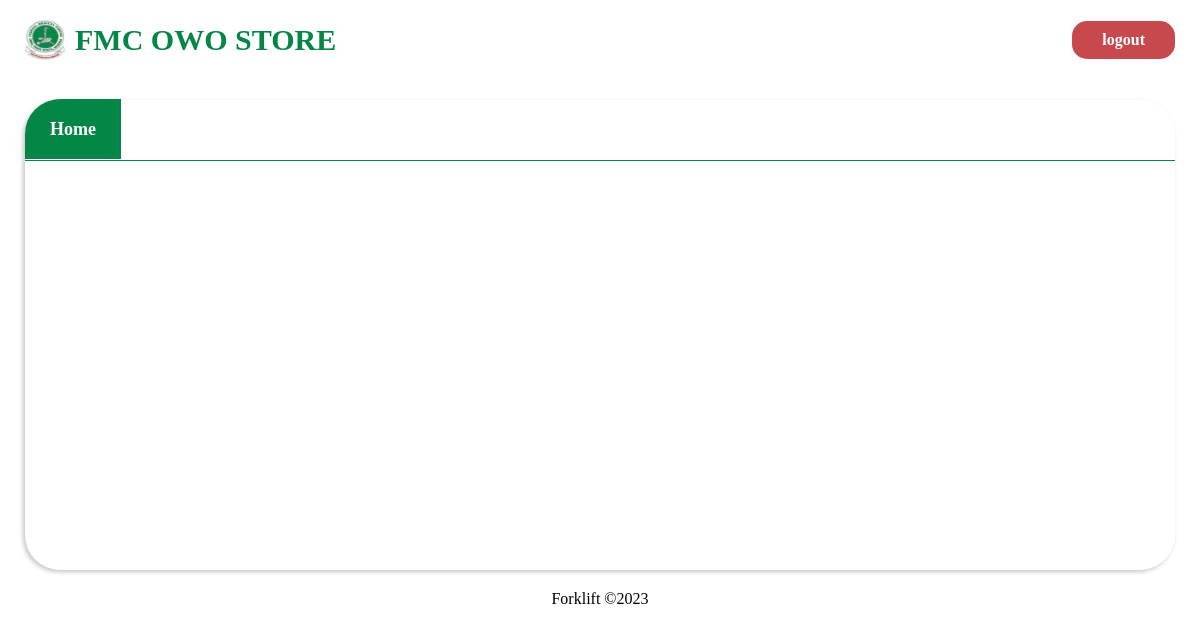
The page /outofstock/ (signed in) on the database as committed earlier.
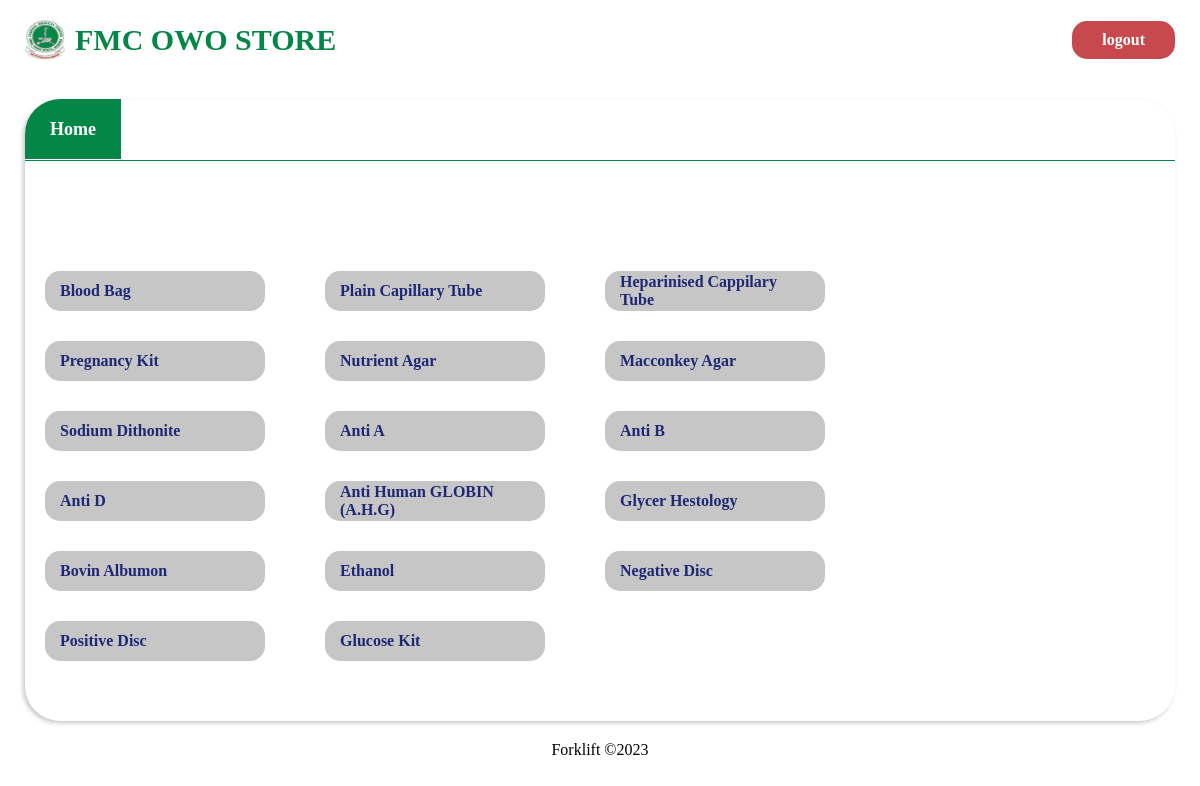
The same page on the database as committed later.
### store/models.py (models this page shows, shortened)
class Items(models.Model):
    item_id = models.UUIDField(
        primary_key=True,
        editable=False)
    item_name = models.CharField(max_length=500)
    amount = models.DecimalField(max_digits=15, decimal_places=1, default=0.0)
    unit_issue = models.CharField(max_length=200, null=True, blank=True)
    unit_rate = models.DecimalField(
        max_digits=15, decimal_places=1, default=0.0)
    slug = models.SlugField(max_length=2000, null=True, blank=True)

### store/views.py (the view)
# urls.py: path('outofstock/', views.outOfStock, name='outofstock'),
@login_required
def outOfStock(request):
    items = Items.objects.all()
    items = items.filter(amount__lt=11)
    arr = [item.item_name for item in items]
    return render(request, 'base.html', {"names": arr})

### templates/base.html (shortened to what this page needs)
{% load static %}
<!DOCTYPE html>
<html lang="en">
<head>
    <link href="{% static './css/department.css' %}" rel="stylesheet">
</head>
<body>
    <header>
        <a href="{% url 'store:index' %}" class="header_wrapper">
            <img src="{% static './assets/fmc_owo_logo.jpg' %}" alt="">
            <h1>FMC OWO STORE</h1>
        </a>
        {% if user.is_authenticated %}
        <span class="logout"><a href="{% url 'store:logout' %}">logout</a></span>
        {% else %}
        <span class="login"><a href="{% url 'store:login' %}">login</a></span>
        {% endif %}
    </header>
    <main>
        <section class="hero">
            <div class="dept_nav">
                <a href="/"><span class="active1">Home</span></a>
            </div>
            <div class="card_wrapper">
                <div class="items_wrapper">
                    {% for name in names %}
                    <div class="card">
                        <span>{{name}}</span>
                    </div>
                    {% endfor %}
                </div>
            </div>
        </section>
    </main>
    <footer>
        <Span>Forklift &copy2023</Span>
    </footer>
</body>
</html>

### static/css/department.css (style rules this page uses)
* { margin: 0; }
header { padding: 20px 25px; display: flex; flex-direction: row; justify-content: space-between; align-items: center; }
header .header_wrapper { display: flex; flex-direction: row; align-items: center; text-decoration: none; }
header .header_wrapper img { width: 40px; height: 40px; }
header .header_wrapper h1 { font-size: 30px; font-weight: 900; color: rgb(4, 134, 70); margin-left: 10px; }
header span { background-color: rgb(4, 134, 70); padding: 10px 30px; border-radius: 15px; transition: all 0.3s ease; }
header span.logout { background-color: rgb(199, 73, 78); }
header span a { text-decoration: none; color: white; font-size: 16px; font-weight: 700; }
main { display: flex; flex-direction: row; justify-content: space-between; padding: 20px 25px; }
section.hero { width: 100%; min-height: 460px; border-radius: 35px; padding-bottom: 10px; box-shadow: -2px 2px 4px #AAAA; }
section.hero .dept_nav { border-bottom: 1px solid rgb(4, 134, 70); padding: 19px 0px 20px 0px; }
section.hero .dept_nav a span { padding: 20px 25px; color: #AAAA; font-size: 18px; font-weight: 700; }
section.hero .dept_nav a { text-decoration: none; color: #AAAA; }
section.hero .dept_nav a span.active1 { border-top-left-radius: 35px; background-color: rgb(4, 134, 70); color: white; }
section.hero .card_wrapper { padding: 20px 20px; }
section.hero .card_wrapper .items_wrapper { display: flex; flex-wrap: wrap; flex-direction: row; margin-top: 90px; }
section.hero .card_wrapper .items_wrapper .card { width: 190px; height: 20px; padding: 10px 15px; background-color: #AAAA; border-radius: 15px; margin-right: 60px; margin-bottom: 30px; display: flex; flex-direction: row; justify-content: space-between; align-items: center; }
section.hero .card_wrapper .items_wrapper .card span { color: #1E2875; font-size: 16px; font-weight: 700; }
footer { text-align: center; }

Rows that differ between the two databases and show on the page:
added Items: names "Blood Bag"
added Items: names "Plain Capillary Tube"
added Items: names "Heparinised Cappilary Tube"
added Items: names "Pregnancy Kit"
added Items: names "Nutrient Agar"
added Items: names "Macconkey Agar"
added Items: names "Sodium Dithonite"
added Items: names "Anti A"
added Items: names "Anti B"
added Items: names "Anti D"
added Items: names "Anti Human GLOBIN (A.H.G)"
added Items: names "Glycer Hestology"
added Items: names "Bovin Albumon"
added Items: names "Ethanol"
added Items: names "Negative Disc"
added Items: names "Positive Disc"
added Items: names "Glucose Kit"
